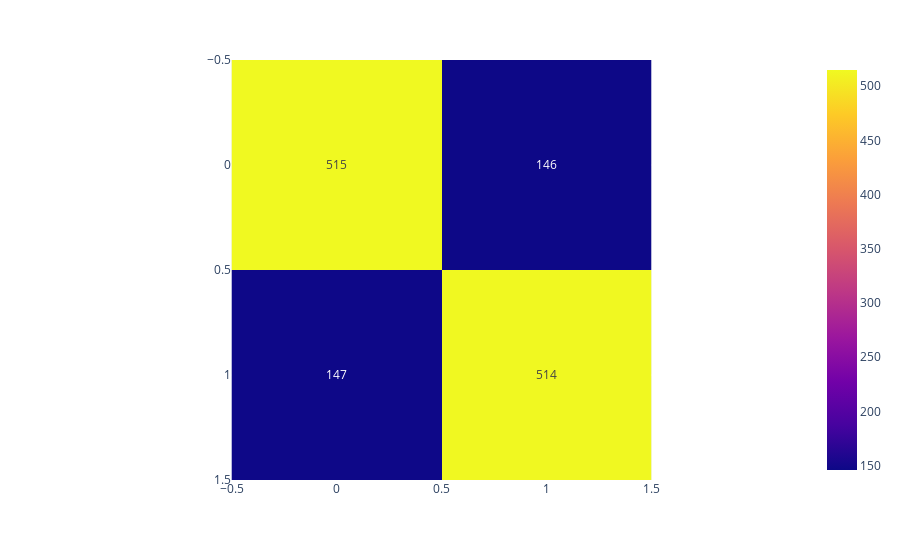

Notebook code cell kept with this figure:
### Code cell
import plotly.express as px
px.imshow(confusion_matrix(y_test, pred), text_auto=True)

### Figure 1 — Plotly figure (JSON) as saved in the notebook; plotly's stock layout.template omitted (floating-point values rounded to 4 significant figures)
{"data": [{"coloraxis": "coloraxis", "hovertemplate": "x: %{x}<br>y: %{y}<br>color: %{z}<extra></extra>", "name": "0", "texttemplate": "%{z}", "type": "heatmap", "xaxis": "x", "yaxis": "y", "z": [[515, 146], [147, 514]]}], "layout": {"coloraxis": {"colorscale": [[0, "#0d0887"], [0.1111, "#46039f"], [0.2222, "#7201a8"], [0.3333, "#9c179e"], [0.4444, "#bd3786"], [0.5556, "#d8576b"], [0.6667, "#ed7953"], [0.7778, "#fb9f3a"], [0.8889, "#fdca26"], [1, "#f0f921"]]}, "margin": {"t": 60}, "xaxis": {"anchor": "y", "constrain": "domain", "domain": [0, 1], "scaleanchor": "y"}, "yaxis": {"anchor": "x", "autorange": "reversed", "constrain": "domain", "domain": [0, 1]}}}
